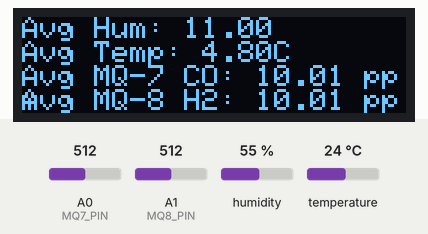
Recording of a sketch running on a simulated Arduino Uno, built with avr-gcc and run on an emulated ATmega328P. Parts: 128×32 one-colour display. The inputs (shaded band) are chosen by the test bench; at power-on: humidity 55 %, A0 (MQ7_PIN) = 512, A1 (MQ8_PIN) = 512, temperature 24 °C. What the sketch prints to the serial monitor is not drawn.

Above: at 1.9 s.
2.0 s: humidity set to 22 %
At 3.7 s:
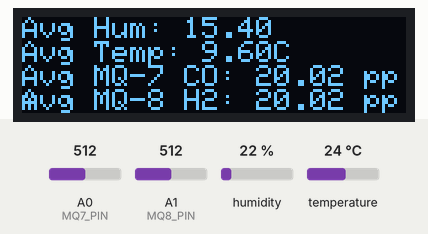
4.9 s: A0 (MQ7_PIN) set to 716
At 6.5 s:
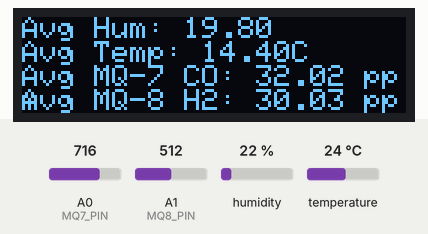
8.2 s: A1 (MQ8_PIN) set to 716
At 9.3 s:
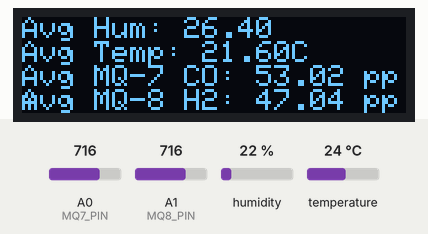
11.5 s: temperature set to 12 °C
At 13.6 s:
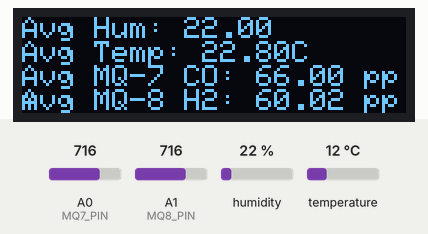
15.9 s: A0 (MQ7_PIN) set to 992
At 17.5 s:
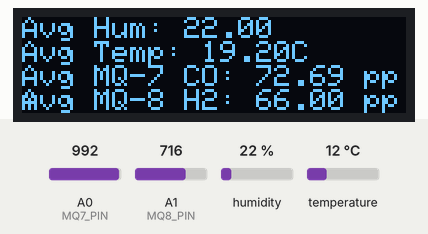
19.2 s: A1 (MQ8_PIN) set to 992
At 20.7 s:
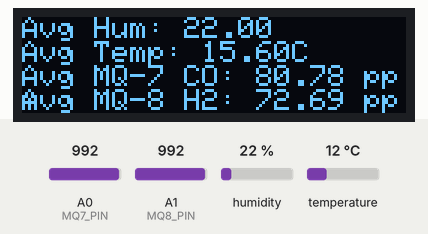
Timing chart, 0 to 22.2 s (numbered marks = the images above; inputs shaded):
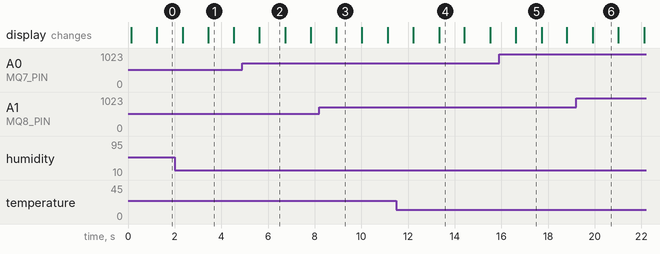

The sketch:

sketch_dht11_show_on_screen.ino
```cpp
#include <SPI.h>
#include <Wire.h>
#include <Adafruit_GFX.h>
#include <Adafruit_SSD1306.h>
#include <DHT.h>

#define SCREEN_WIDTH 128
#define SCREEN_HEIGHT 32
#define OLED_RESET    4
Adafruit_SSD1306 display(SCREEN_WIDTH, SCREEN_HEIGHT, &Wire, OLED_RESET);

#define DHTPIN 8
#define DHTTYPE DHT11
DHT dht(DHTPIN, DHTTYPE);

#define MQ7_PIN A0
#define MQ8_PIN A1

#define NUM_READINGS 10

float humidityReadings[NUM_READINGS];
float temperatureReadings[NUM_READINGS];
int mq7Readings[NUM_READINGS];
int mq8Readings[NUM_READINGS];

int readIndex = 0;

void setup() {
  Serial.begin(9600);
  dht.begin();

  if (!display.begin(SSD1306_SWITCHCAPVCC, 0x3C)) {
    Serial.println(F("SSD1306 allocation failed"));
    for(;;);
  }
  display.clearDisplay();
  display.display();

  pinMode(MQ7_PIN, INPUT);
  pinMode(MQ8_PIN, INPUT);

  for (int i = 0; i < NUM_READINGS; i++) {
    humidityReadings[i] = 0;
    temperatureReadings[i] = 0;
    mq7Readings[i] = 0;
    mq8Readings[i] = 0;
  }
}

void loop() {
  float humidity = dht.readHumidity();
  float temperatureC = dht.readTemperature();

  int mq7Value = analogRead(MQ7_PIN);
  int mq8Value = analogRead(MQ8_PIN);

  humidityReadings[readIndex] = humidity;
  temperatureReadings[readIndex] = temperatureC;
  mq7Readings[readIndex] = mq7Value;
  mq8Readings[readIndex] = mq8Value;

  readIndex = (readIndex + 1) % NUM_READINGS;

  float avgHumidity = 0;
  float avgTemperature = 0;
  float avgMq7 = 0;
  float avgMq8 = 0;

  for (int i = 0; i < NUM_READINGS; i++) {
    avgHumidity += humidityReadings[i];
    avgTemperature += temperatureReadings[i];
    avgMq7 += mq7Readings[i];
    avgMq8 += mq8Readings[i];
  }

  avgHumidity /= NUM_READINGS;
  avgTemperature /= NUM_READINGS;
  avgMq7 /= NUM_READINGS;
  avgMq8 /= NUM_READINGS;

  float mq7Concentration = (avgMq7 / 1023.0) * 100;
  float mq8Concentration = (avgMq8 / 1023.0) * 100;

  Serial.print(F("Avg Humidity: "));
  Serial.print(avgHumidity);
  Serial.print(F("%  Avg Temperature: "));
  Serial.print(avgTemperature);
  Serial.print(F("°C "));
  Serial.print(F("  Avg MQ-7 CO Concentration: "));
  Serial.print(mq7Concentration);
  Serial.println(F(" ppm"));
  Serial.print(F("Avg MQ-8 H2 Concentration: "));
  Serial.print(mq8Concentration);
  Serial.println(F(" ppm"));

  display.clearDisplay();
  display.setTextSize(1);
  display.setTextColor(SSD1306_WHITE);

  display.setCursor(0, 0);
  display.print(F("Avg Hum: "));
  display.print(avgHumidity);

  display.setCursor(0, 8);
  display.print(F("Avg Temp: "));
  display.print(avgTemperature);
  display.print(F("C "));

  display.setCursor(0, 16);
  display.print(F("Avg MQ-7 CO: "));
  display.print(mq7Concentration);
  display.println(F(" ppm"));

  display.setCursor(0, 24);
  display.print(F("Avg MQ-8 H2: "));
  display.print(mq8Concentration);
  display.println(F(" ppm"));

  display.display();

  delay(1000);
}
```

Measured:
- what the display in image 1 shows lasts 1.1 s, from 3.4 s to 4.5 s
